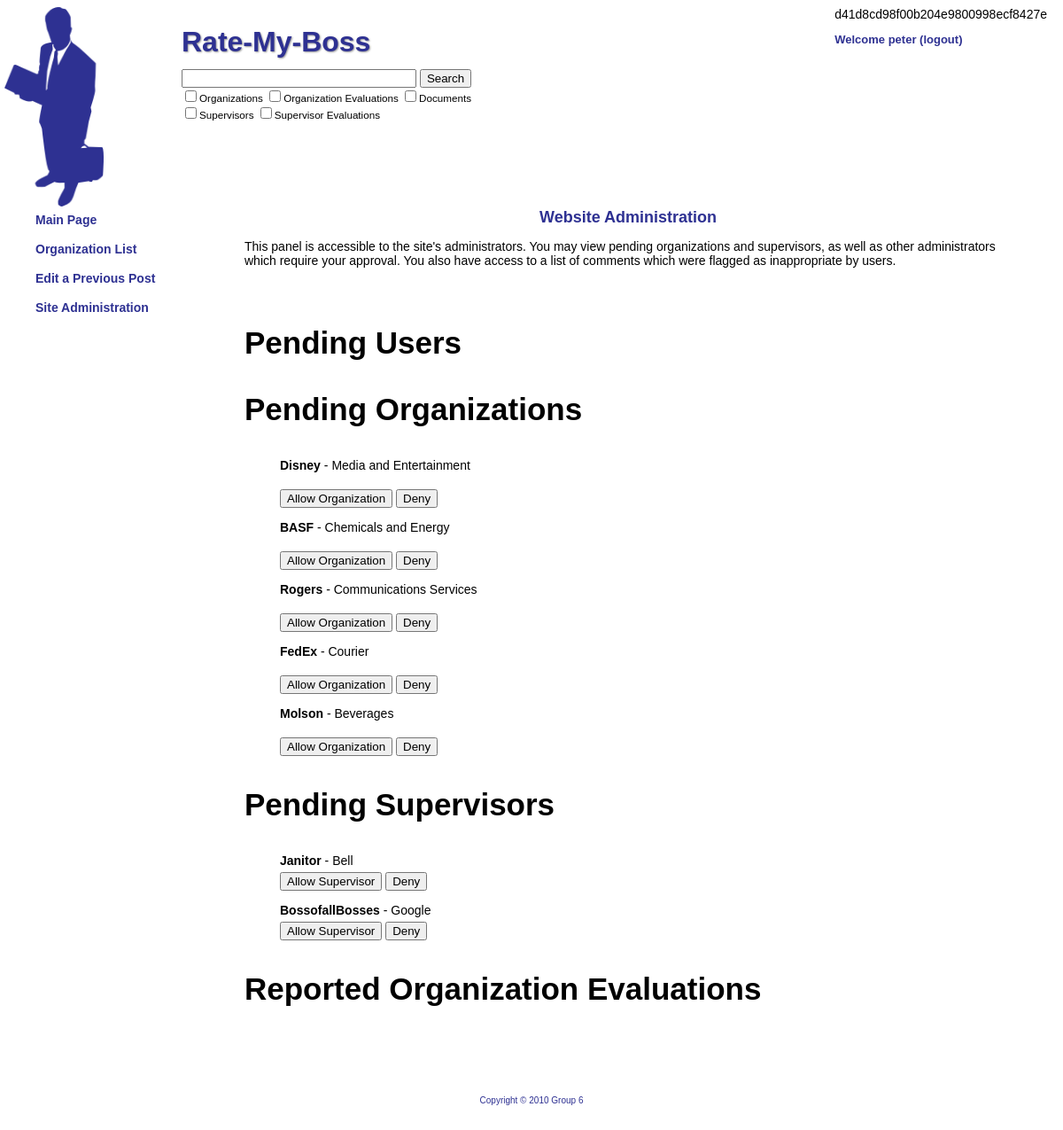
The page /index.php?page=siteadmin (signed in) on the database as committed earlier.
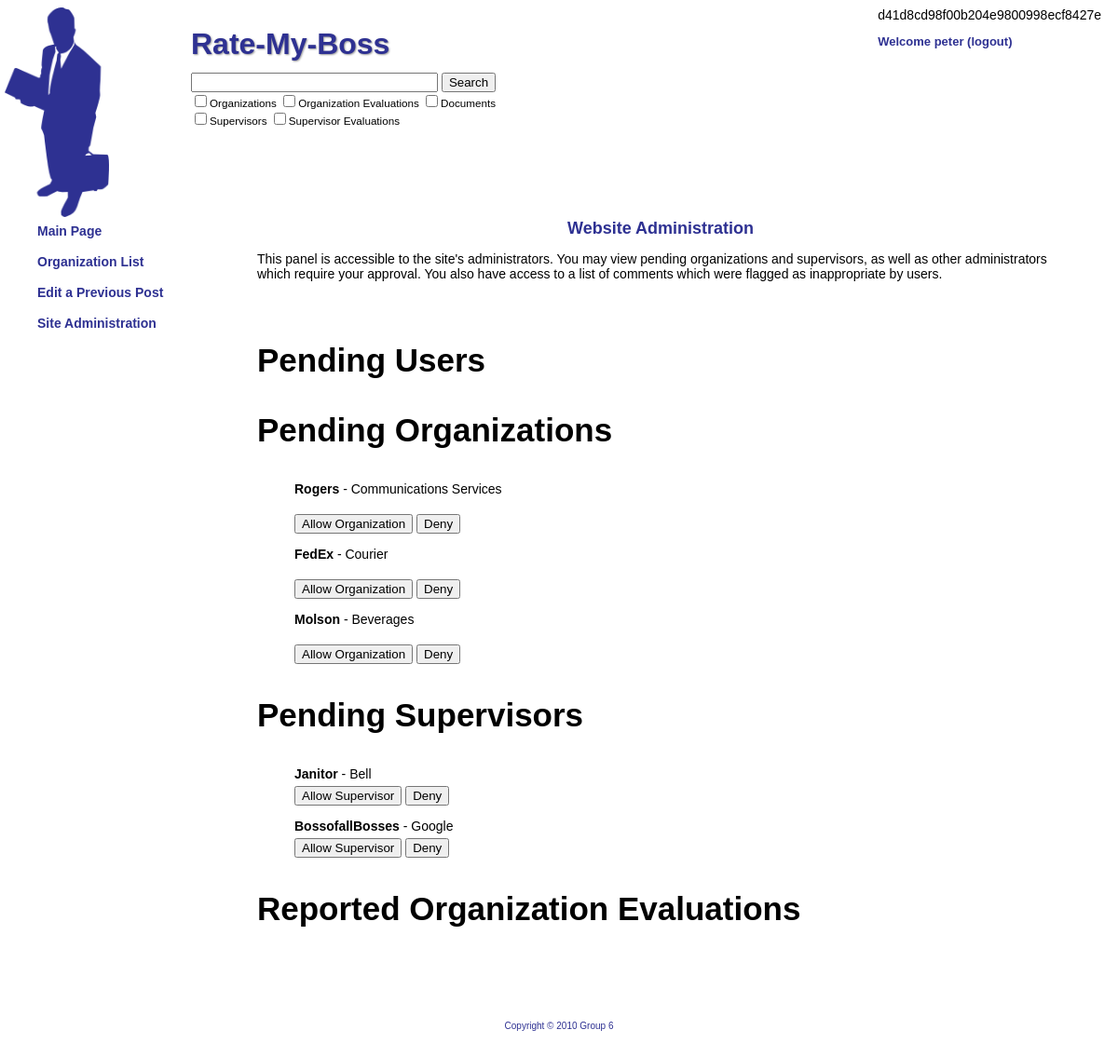
The same page on the database as committed later.
### tables this page shows
create table organization
(
orgId INT NOT NULL AUTO_INCREMENT,
name VARCHAR(40) NOT NULL,
industryType VARCHAR(40) NOT NULL,
city VARCHAR(40) NOT NULL,
province VARCHAR(40) NOT NULL,
website VARCHAR(40),
numberofEmployees INT,
isPending INT NOT NULL,
PRIMARY KEY (orgId)
);

create table supervisor
(
superId INT NOT NULL AUTO_INCREMENT,
orgId INT NOT NULL,
title VARCHAR(40) NOT NULL,
levelOfAuthority INT,
isPending INT NOT NULL,
PRIMARY KEY (superId),
FOREIGN KEY (orgId) REFERENCES organization
);

### php/pages/siteadmin.php (the view, shortened to what this page needs)
	<div class="main">
			<h1>Website Administration</h1>
			<p>This panel is accessible to the site's administrators. You may
			view pending organizations and supervisors, as well as other administrators
			which require your approval. You also have access to a list of comments
			which were flagged as inappropriate by users.</p>
			<br />
<?php
echo "		<h3>Pending Users</h3>
			<ul>
	";
echo "		</ul>";
$query = "SELECT * FROM organization WHERE isPending";
$result = mysql_query($query);
echo "		<h3>Pending Organizations</h3>
			<ul>
	";
while ($row = mysql_fetch_array($result)) {
	echo "<li>
		<form action='' method='post'>
		<p><strong>$row[name]</strong> - $row[industryType]</li>
		<input type='submit' name='confirm_org_$row[orgId]' value='Allow Organization'/>
		<input type='submit' name='deny_org_$row[orgId]' value='Deny'/></p>
		";
}
echo "		</ul>";
$query = "SELECT * FROM supervisor WHERE isPending ORDER BY orgId";
$result = mysql_query($query);
echo "		<h3>Pending Supervisors</h3>
			<ul>
	";
while ($row = mysql_fetch_array($result)) {
	$subquery = "SELECT name FROM organization WHERE orgId=$row[orgId]";
	$subresult = mysql_query($subquery);
	$subrow = mysql_fetch_array($subresult);
	echo "<li>
		<form action='' method='post'>
		<strong>$row[title]</strong> - $subrow[name]</li>
		<input type='submit' name='confirm_super_$row[superId]' value='Allow Supervisor'/>
		<input type='submit' name='deny_super_$row[superId]' value='Deny'/></p>
		";
}
echo "		</ul>";
echo "		<h3>Reported Organization Evaluations</h3>
			<ul>
	";
echo "		</ul>";
?>
	</div>

Rows that differ between the two databases and show on the page:
no longer on this page (row edited): organization: name "Disney", industryType "Media and Entertainment"
no longer on this page (row edited): organization: name "BASF", industryType "Chemicals and Energy"
